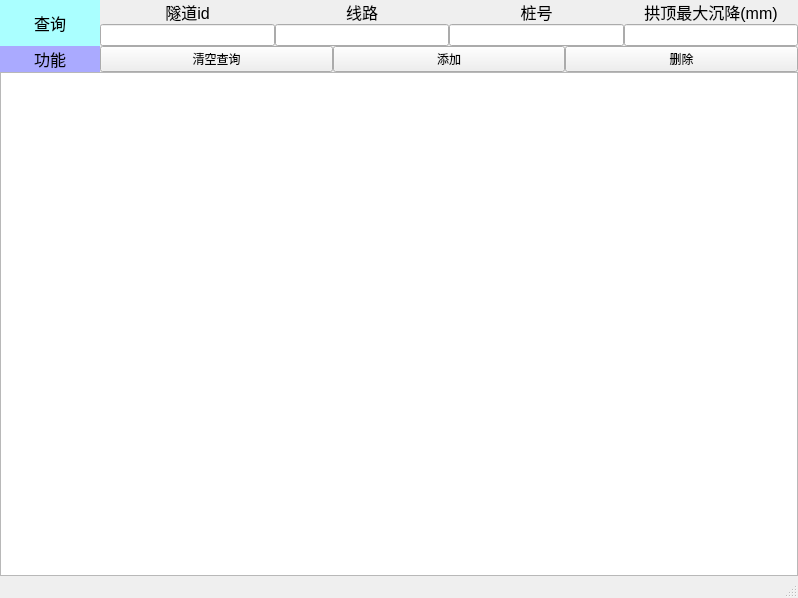
<?xml version="1.0" encoding="UTF-8"?>
<ui version="4.0">
 <class>subsidence_window</class>
 <widget class="QMainWindow" name="subsidence_window">
  <property name="geometry">
   <rect>
    <x>0</x>
    <y>0</y>
    <width>798</width>
    <height>598</height>
   </rect>
  </property>
  <property name="windowTitle">
   <string>MainWindow</string>
  </property>
  <widget class="QWidget" name="centralwidget">
   <layout class="QGridLayout" name="gridLayout_2">
    <property name="leftMargin">
     <number>0</number>
    </property>
    <property name="topMargin">
     <number>0</number>
    </property>
    <property name="rightMargin">
     <number>0</number>
    </property>
    <property name="bottomMargin">
     <number>0</number>
    </property>
    <property name="spacing">
     <number>0</number>
    </property>
    <item row="0" column="0">
     <layout class="QVBoxLayout" name="verticalLayout">
      <property name="spacing">
       <number>0</number>
      </property>
      <item>
       <layout class="QGridLayout" name="gridLayout">
        <property name="spacing">
         <number>0</number>
        </property>
        <item row="1" column="1">
         <widget class="QLineEdit" name="lineedit_1">
          <property name="palette">
           <palette>
            <active>
             <colorrole role="Text">
              <brush brushstyle="SolidPattern">
               <color alpha="255">
                <red>255</red>
                <green>0</green>
                <blue>0</blue>
               </color>
              </brush>
             </colorrole>
             <colorrole role="PlaceholderText">
              <brush brushstyle="SolidPattern">
               <color alpha="128">
                <red>255</red>
                <green>0</green>
                <blue>0</blue>
               </color>
              </brush>
             </colorrole>
            </active>
            <inactive>
             <colorrole role="Text">
              <brush brushstyle="SolidPattern">
               <color alpha="255">
                <red>255</red>
                <green>0</green>
                <blue>0</blue>
               </color>
              </brush>
             </colorrole>
             <colorrole role="PlaceholderText">
              <brush brushstyle="SolidPattern">
               <color alpha="128">
                <red>255</red>
                <green>0</green>
                <blue>0</blue>
               </color>
              </brush>
             </colorrole>
            </inactive>
            <disabled>
             <colorrole role="Text">
              <brush brushstyle="SolidPattern">
               <color alpha="255">
                <red>120</red>
                <green>120</green>
                <blue>120</blue>
               </color>
              </brush>
             </colorrole>
             <colorrole role="PlaceholderText">
              <brush brushstyle="SolidPattern">
               <color alpha="128">
                <red>0</red>
                <green>0</green>
                <blue>0</blue>
               </color>
              </brush>
             </colorrole>
            </disabled>
           </palette>
          </property>
          <property name="clearButtonEnabled">
           <bool>true</bool>
          </property>
         </widget>
        </item>
        <item row="1" column="3">
         <widget class="QLineEdit" name="lineedit_3">
          <property name="palette">
           <palette>
            <active>
             <colorrole role="Text">
              <brush brushstyle="SolidPattern">
               <color alpha="255">
                <red>0</red>
                <green>180</green>
                <blue>0</blue>
               </color>
              </brush>
             </colorrole>
             <colorrole role="PlaceholderText">
              <brush brushstyle="SolidPattern">
               <color alpha="128">
                <red>0</red>
                <green>255</green>
                <blue>0</blue>
               </color>
              </brush>
             </colorrole>
            </active>
            <inactive>
             <colorrole role="Text">
              <brush brushstyle="SolidPattern">
               <color alpha="255">
                <red>0</red>
                <green>180</green>
                <blue>0</blue>
               </color>
              </brush>
             </colorrole>
             <colorrole role="PlaceholderText">
              <brush brushstyle="SolidPattern">
               <color alpha="128">
                <red>0</red>
                <green>255</green>
                <blue>0</blue>
               </color>
              </brush>
             </colorrole>
            </inactive>
            <disabled>
             <colorrole role="Text">
              <brush brushstyle="SolidPattern">
               <color alpha="255">
                <red>120</red>
                <green>120</green>
                <blue>120</blue>
               </color>
              </brush>
             </colorrole>
             <colorrole role="PlaceholderText">
              <brush brushstyle="SolidPattern">
               <color alpha="128">
                <red>0</red>
                <green>0</green>
                <blue>0</blue>
               </color>
              </brush>
             </colorrole>
            </disabled>
           </palette>
          </property>
          <property name="clearButtonEnabled">
           <bool>true</bool>
          </property>
         </widget>
        </item>
        <item row="1" column="2">
         <widget class="QLineEdit" name="lineedit_2">
          <property name="palette">
           <palette>
            <active>
             <colorrole role="Text">
              <brush brushstyle="SolidPattern">
               <color alpha="255">
                <red>85</red>
                <green>170</green>
                <blue>255</blue>
               </color>
              </brush>
             </colorrole>
             <colorrole role="PlaceholderText">
              <brush brushstyle="SolidPattern">
               <color alpha="128">
                <red>85</red>
                <green>170</green>
                <blue>255</blue>
               </color>
              </brush>
             </colorrole>
            </active>
            <inactive>
             <colorrole role="Text">
              <brush brushstyle="SolidPattern">
               <color alpha="255">
                <red>85</red>
                <green>170</green>
                <blue>255</blue>
               </color>
              </brush>
             </colorrole>
             <colorrole role="PlaceholderText">
              <brush brushstyle="SolidPattern">
               <color alpha="128">
                <red>85</red>
                <green>170</green>
                <blue>255</blue>
               </color>
              </brush>
             </colorrole>
            </inactive>
            <disabled>
             <colorrole role="Text">
              <brush brushstyle="SolidPattern">
               <color alpha="255">
                <red>120</red>
                <green>120</green>
                <blue>120</blue>
               </color>
              </brush>
             </colorrole>
             <colorrole role="PlaceholderText">
              <brush brushstyle="SolidPattern">
               <color alpha="128">
                <red>0</red>
                <green>0</green>
                <blue>0</blue>
               </color>
              </brush>
             </colorrole>
            </disabled>
           </palette>
          </property>
          <property name="clearButtonEnabled">
           <bool>true</bool>
          </property>
         </widget>
        </item>
        <item row="0" column="4">
         <widget class="QLabel" name="label_5">
          <property name="minimumSize">
           <size>
            <width>0</width>
            <height>20</height>
           </size>
          </property>
          <property name="text">
           <string>&lt;html&gt;&lt;head/&gt;&lt;body&gt;&lt;p&gt;&lt;span style=&quot; font-size:12pt;&quot;&gt;拱顶最大沉降(mm)&lt;/span&gt;&lt;/p&gt;&lt;/body&gt;&lt;/html&gt;</string>
          </property>
          <property name="alignment">
           <set>Qt::AlignCenter</set>
          </property>
         </widget>
        </item>
        <item row="0" column="2">
         <widget class="QLabel" name="label_3">
          <property name="minimumSize">
           <size>
            <width>0</width>
            <height>20</height>
           </size>
          </property>
          <property name="text">
           <string>&lt;html&gt;&lt;head/&gt;&lt;body&gt;&lt;p&gt;&lt;span style=&quot; font-size:12pt;&quot;&gt;线路&lt;/span&gt;&lt;/p&gt;&lt;/body&gt;&lt;/html&gt;</string>
          </property>
          <property name="alignment">
           <set>Qt::AlignCenter</set>
          </property>
         </widget>
        </item>
        <item row="0" column="3">
         <widget class="QLabel" name="label_4">
          <property name="minimumSize">
           <size>
            <width>0</width>
            <height>20</height>
           </size>
          </property>
          <property name="text">
           <string>&lt;html&gt;&lt;head/&gt;&lt;body&gt;&lt;p&gt;&lt;span style=&quot; font-size:12pt;&quot;&gt;桩号&lt;/span&gt;&lt;/p&gt;&lt;/body&gt;&lt;/html&gt;</string>
          </property>
          <property name="alignment">
           <set>Qt::AlignCenter</set>
          </property>
         </widget>
        </item>
        <item row="0" column="1">
         <widget class="QLabel" name="label_2">
          <property name="minimumSize">
           <size>
            <width>0</width>
            <height>20</height>
           </size>
          </property>
          <property name="text">
           <string>&lt;html&gt;&lt;head/&gt;&lt;body&gt;&lt;p&gt;&lt;span style=&quot; font-size:12pt;&quot;&gt;隧道id&lt;/span&gt;&lt;/p&gt;&lt;/body&gt;&lt;/html&gt;</string>
          </property>
          <property name="alignment">
           <set>Qt::AlignCenter</set>
          </property>
         </widget>
        </item>
        <item row="1" column="4">
         <widget class="QLineEdit" name="lineedit_4">
          <property name="palette">
           <palette>
            <active>
             <colorrole role="Text">
              <brush brushstyle="SolidPattern">
               <color alpha="255">
                <red>170</red>
                <green>0</green>
                <blue>255</blue>
               </color>
              </brush>
             </colorrole>
             <colorrole role="PlaceholderText">
              <brush brushstyle="SolidPattern">
               <color alpha="128">
                <red>170</red>
                <green>0</green>
                <blue>255</blue>
               </color>
              </brush>
             </colorrole>
            </active>
            <inactive>
             <colorrole role="Text">
              <brush brushstyle="SolidPattern">
               <color alpha="255">
                <red>170</red>
                <green>0</green>
                <blue>255</blue>
               </color>
              </brush>
             </colorrole>
             <colorrole role="PlaceholderText">
              <brush brushstyle="SolidPattern">
               <color alpha="128">
                <red>170</red>
                <green>0</green>
                <blue>255</blue>
               </color>
              </brush>
             </colorrole>
            </inactive>
            <disabled>
             <colorrole role="Text">
              <brush brushstyle="SolidPattern">
               <color alpha="255">
                <red>120</red>
                <green>120</green>
                <blue>120</blue>
               </color>
              </brush>
             </colorrole>
             <colorrole role="PlaceholderText">
              <brush brushstyle="SolidPattern">
               <color alpha="128">
                <red>0</red>
                <green>0</green>
                <blue>0</blue>
               </color>
              </brush>
             </colorrole>
            </disabled>
           </palette>
          </property>
          <property name="clearButtonEnabled">
           <bool>true</bool>
          </property>
         </widget>
        </item>
        <item row="0" column="0" rowspan="2">
         <widget class="QLabel" name="label">
          <property name="minimumSize">
           <size>
            <width>100</width>
            <height>0</height>
           </size>
          </property>
          <property name="styleSheet">
           <string notr="true">QLabel {
	background-color: rgb(170, 255, 255);
}</string>
          </property>
          <property name="frameShape">
           <enum>QFrame::NoFrame</enum>
          </property>
          <property name="text">
           <string>&lt;html&gt;&lt;head/&gt;&lt;body&gt;&lt;p&gt;&lt;span style=&quot; font-size:12pt;&quot;&gt;查询&lt;/span&gt;&lt;/p&gt;&lt;/body&gt;&lt;/html&gt;</string>
          </property>
          <property name="alignment">
           <set>Qt::AlignCenter</set>
          </property>
         </widget>
        </item>
       </layout>
      </item>
      <item>
       <layout class="QHBoxLayout" name="horizontalLayout">
        <property name="spacing">
         <number>0</number>
        </property>
        <item>
         <widget class="QLabel" name="label_6">
          <property name="sizePolicy">
           <sizepolicy hsizetype="Preferred" vsizetype="Preferred">
            <horstretch>0</horstretch>
            <verstretch>0</verstretch>
           </sizepolicy>
          </property>
          <property name="minimumSize">
           <size>
            <width>100</width>
            <height>0</height>
           </size>
          </property>
          <property name="maximumSize">
           <size>
            <width>100</width>
            <height>16777215</height>
           </size>
          </property>
          <property name="styleSheet">
           <string notr="true">QLabel {
	background-color: rgb(170, 170, 255);
}</string>
          </property>
          <property name="text">
           <string>&lt;html&gt;&lt;head/&gt;&lt;body&gt;&lt;p&gt;&lt;span style=&quot; font-size:12pt;&quot;&gt;功能&lt;/span&gt;&lt;/p&gt;&lt;/body&gt;&lt;/html&gt;</string>
          </property>
          <property name="alignment">
           <set>Qt::AlignCenter</set>
          </property>
         </widget>
        </item>
        <item>
         <widget class="QPushButton" name="pushbutton_clear">
          <property name="text">
           <string>清空查询</string>
          </property>
         </widget>
        </item>
        <item>
         <widget class="QPushButton" name="pushbutton_add">
          <property name="text">
           <string>添加</string>
          </property>
         </widget>
        </item>
        <item>
         <widget class="QPushButton" name="pushbutton_delete">
          <property name="text">
           <string>删除</string>
          </property>
         </widget>
        </item>
       </layout>
      </item>
      <item>
       <widget class="QTextBrowser" name="textBrowser"/>
      </item>
     </layout>
    </item>
   </layout>
  </widget>
  <widget class="QMenuBar" name="menubar">
   <property name="geometry">
    <rect>
     <x>0</x>
     <y>0</y>
     <width>798</width>
     <height>23</height>
    </rect>
   </property>
  </widget>
  <widget class="QStatusBar" name="statusbar"/>
 </widget>
 <resources/>
 <connections/>
</ui>
